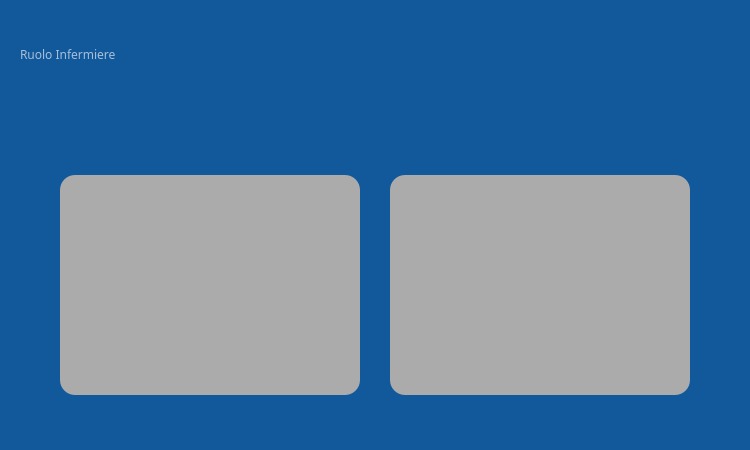
<?xml version="1.0" encoding="UTF-8"?>
<ui version="4.0">
 <class>ProntoSoccorso</class>
 <widget class="QWidget" name="ProntoSoccorso">
  <property name="geometry">
   <rect>
    <x>0</x>
    <y>0</y>
    <width>750</width>
    <height>450</height>
   </rect>
  </property>
  <property name="minimumSize">
   <size>
    <width>750</width>
    <height>450</height>
   </size>
  </property>
  <property name="maximumSize">
   <size>
    <width>750</width>
    <height>450</height>
   </size>
  </property>
  <property name="font">
   <font>
    <family>Montserrat</family>
   </font>
  </property>
  <property name="windowTitle">
   <string>Form</string>
  </property>
  <property name="styleSheet">
   <string notr="true">background-color: rgb(18, 89, 156);</string>
  </property>
  <widget class="QPushButton" name="ButtonPrenotazioni">
   <property name="geometry">
    <rect>
     <x>390</x>
     <y>175</y>
     <width>300</width>
     <height>220</height>
    </rect>
   </property>
   <property name="font">
    <font>
     <family>Montserrat Medium</family>
     <pointsize>14</pointsize>
     <weight>50</weight>
     <italic>false</italic>
     <bold>false</bold>
     <underline>false</underline>
     <strikeout>false</strikeout>
     <kerning>true</kerning>
    </font>
   </property>
   <property name="cursor">
    <cursorShape>PointingHandCursor</cursorShape>
   </property>
   <property name="mouseTracking">
    <bool>false</bool>
   </property>
   <property name="styleSheet">
    <string notr="true">QPushButton {
background-color: rgb(172, 171, 172);
color: rgb(230, 235, 239);
border-radius: 15px;
border-color: 1px rgb(230, 235, 239);
}
</string>
   </property>
   <property name="text">
    <string/>
   </property>
   <property name="icon">
    <iconset>
     <normaloff>../../../../MATERIALE/MenuInfermieriPrenotazioniPiccolo.png</normaloff>../../../../MATERIALE/MenuInfermieriPrenotazioniPiccolo.png</iconset>
   </property>
   <property name="iconSize">
    <size>
     <width>300</width>
     <height>220</height>
    </size>
   </property>
   <property name="checkable">
    <bool>false</bool>
   </property>
   <property name="checked">
    <bool>false</bool>
   </property>
   <property name="autoDefault">
    <bool>false</bool>
   </property>
   <property name="default">
    <bool>false</bool>
   </property>
   <property name="flat">
    <bool>false</bool>
   </property>
  </widget>
  <widget class="QPushButton" name="ButtonPazienti">
   <property name="geometry">
    <rect>
     <x>60</x>
     <y>175</y>
     <width>300</width>
     <height>220</height>
    </rect>
   </property>
   <property name="font">
    <font>
     <family>Montserrat Medium</family>
     <pointsize>14</pointsize>
     <weight>50</weight>
     <italic>false</italic>
     <bold>false</bold>
     <underline>false</underline>
     <strikeout>false</strikeout>
     <kerning>true</kerning>
    </font>
   </property>
   <property name="cursor">
    <cursorShape>PointingHandCursor</cursorShape>
   </property>
   <property name="mouseTracking">
    <bool>false</bool>
   </property>
   <property name="styleSheet">
    <string notr="true">QPushButton {
background-color: rgb(172, 171, 172);
color: rgb(230, 235, 239);
border-radius: 15px;
border-color: 1px rgb(230, 235, 239);
text-align: center;
}</string>
   </property>
   <property name="text">
    <string/>
   </property>
   <property name="icon">
    <iconset>
     <normaloff>../../../../MATERIALE/MenuInfermieriPazientiPiccolo.png</normaloff>../../../../MATERIALE/MenuInfermieriPazientiPiccolo.png</iconset>
   </property>
   <property name="iconSize">
    <size>
     <width>300</width>
     <height>220</height>
    </size>
   </property>
   <property name="checkable">
    <bool>false</bool>
   </property>
   <property name="checked">
    <bool>false</bool>
   </property>
   <property name="autoDefault">
    <bool>false</bool>
   </property>
   <property name="default">
    <bool>false</bool>
   </property>
   <property name="flat">
    <bool>false</bool>
   </property>
  </widget>
  <widget class="QLabel" name="Welcome">
   <property name="geometry">
    <rect>
     <x>20</x>
     <y>8</y>
     <width>571</width>
     <height>40</height>
    </rect>
   </property>
   <property name="font">
    <font>
     <family>Montserrat SemiBold</family>
     <pointsize>20</pointsize>
    </font>
   </property>
   <property name="styleSheet">
    <string notr="true">background-color: rgb(18, 89, 156);
color: rgb(230, 235, 239);</string>
   </property>
   <property name="text">
    <string/>
   </property>
  </widget>
  <widget class="QLabel" name="Ruolo">
   <property name="geometry">
    <rect>
     <x>20</x>
     <y>47</y>
     <width>180</width>
     <height>15</height>
    </rect>
   </property>
   <property name="font">
    <font>
     <family>Montserrat Medium</family>
     <pointsize>9</pointsize>
    </font>
   </property>
   <property name="styleSheet">
    <string notr="true">background-color: rgb(18, 89, 156);
color: rgba(230, 235, 239,0.7);</string>
   </property>
   <property name="text">
    <string>Ruolo Infermiere</string>
   </property>
  </widget>
  <widget class="QLabel" name="REF">
   <property name="geometry">
    <rect>
     <x>0</x>
     <y>0</y>
     <width>750</width>
     <height>450</height>
    </rect>
   </property>
   <property name="text">
    <string/>
   </property>
   <property name="pixmap">
    <pixmap>../../../../../../../../Menu Medico dark spostato.png</pixmap>
   </property>
   <property name="scaledContents">
    <bool>true</bool>
   </property>
  </widget>
  <widget class="QPushButton" name="ButtonLogout">
   <property name="geometry">
    <rect>
     <x>6</x>
     <y>406</y>
     <width>30</width>
     <height>40</height>
    </rect>
   </property>
   <property name="font">
    <font>
     <family>Montserrat</family>
     <pointsize>10</pointsize>
     <weight>75</weight>
     <italic>false</italic>
     <bold>true</bold>
     <underline>false</underline>
     <strikeout>false</strikeout>
     <kerning>true</kerning>
    </font>
   </property>
   <property name="cursor">
    <cursorShape>PointingHandCursor</cursorShape>
   </property>
   <property name="mouseTracking">
    <bool>false</bool>
   </property>
   <property name="layoutDirection">
    <enum>Qt::LeftToRight</enum>
   </property>
   <property name="autoFillBackground">
    <bool>false</bool>
   </property>
   <property name="styleSheet">
    <string notr="true">border: none;

</string>
   </property>
   <property name="text">
    <string/>
   </property>
   <property name="icon">
    <iconset>
     <normaloff>../../../../MATERIALE/LogoutBianco.png</normaloff>../../../../MATERIALE/LogoutBianco.png</iconset>
   </property>
   <property name="iconSize">
    <size>
     <width>30</width>
     <height>30</height>
    </size>
   </property>
   <property name="checkable">
    <bool>false</bool>
   </property>
   <property name="checked">
    <bool>false</bool>
   </property>
   <property name="autoDefault">
    <bool>false</bool>
   </property>
   <property name="default">
    <bool>false</bool>
   </property>
   <property name="flat">
    <bool>false</bool>
   </property>
   <property name="shadow" stdset="0">
    <string/>
   </property>
   <property name="set" stdset="0">
    <UInt>0</UInt>
   </property>
  </widget>
  <widget class="QLabel" name="LogoNome">
   <property name="geometry">
    <rect>
     <x>602</x>
     <y>7</y>
     <width>140</width>
     <height>60</height>
    </rect>
   </property>
   <property name="text">
    <string/>
   </property>
   <property name="pixmap">
    <pixmap>../../../../MATERIALE/LogoNome.png</pixmap>
   </property>
   <property name="scaledContents">
    <bool>true</bool>
   </property>
  </widget>
  <widget class="QLabel" name="FrameBianco">
   <property name="geometry">
    <rect>
     <x>0</x>
     <y>0</y>
     <width>750</width>
     <height>450</height>
    </rect>
   </property>
   <property name="whatsThis">
    <string>&lt;html&gt;&lt;head/&gt;&lt;body&gt;&lt;pre style=&quot;-qt-paragraph-type:empty; margin-top:0px; margin-bottom:0px; margin-left:0px; margin-right:0px; -qt-block-indent:0; text-indent:0px; font-family:'Courier New'; background-color:#2b2b2b;&quot;&gt;&lt;br/&gt;&lt;/pre&gt;&lt;/body&gt;&lt;/html&gt;</string>
   </property>
   <property name="styleSheet">
    <string notr="true"/>
   </property>
   <property name="text">
    <string/>
   </property>
   <property name="pixmap">
    <pixmap>../../../../MATERIALE/InterfacciaMedico/FrameBianco.png</pixmap>
   </property>
   <property name="scaledContents">
    <bool>true</bool>
   </property>
  </widget>
  <zorder>REF</zorder>
  <zorder>FrameBianco</zorder>
  <zorder>ButtonLogout</zorder>
  <zorder>LogoNome</zorder>
  <zorder>Welcome</zorder>
  <zorder>Ruolo</zorder>
  <zorder>ButtonPrenotazioni</zorder>
  <zorder>ButtonPazienti</zorder>
 </widget>
 <resources>
  <include location="../../../../../asa.qrc"/>
 </resources>
 <connections/>
</ui>
